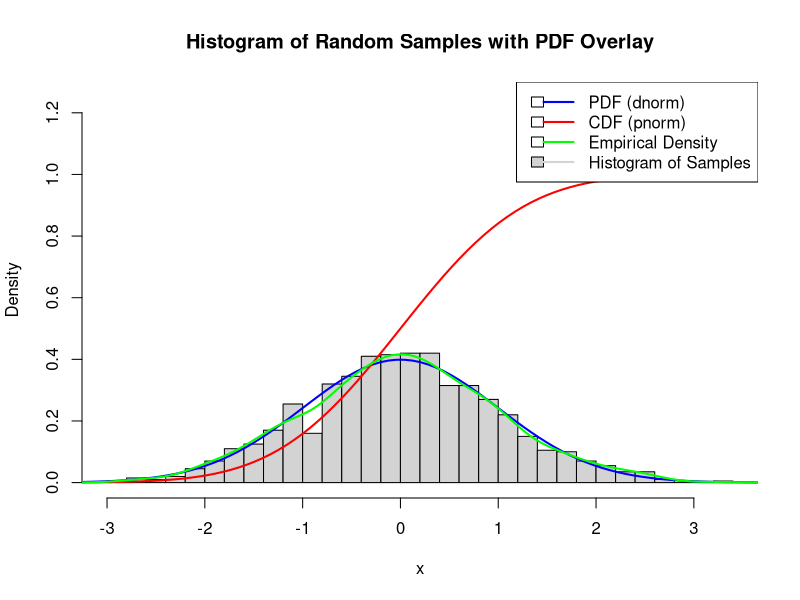

Write R code to recreate this figure.
dnorm(0.25, mean = 0, sd = 1)
dnorm(0.5, mean = 0, sd = 1)
dnorm(0.005, mean = 0, sd = 1)
dnorm(5, mean = 0, sd = 1)
dnorm(0.01, mean = 0, sd = 1)

mean <- 0
sd <- 1
set.seed(123) # For reproducibility
samples <- rnorm(1000, mean, sd)
hist(samples,
  breaks = 30, probability = TRUE, col = "lightgray",
  main = "Histogram of Random Samples with PDF Overlay",
  xlab = "x", ylab = "Density", ylim = c(0, 1.25)
)

x <- seq(-4, 4, length.out = 100)
lines(x, dnorm(x, mean, sd), col = "blue", lwd = 2)

x <- seq(-4, 4, length.out = 100)
lines(x, pnorm(x, mean, sd), type = "l", lwd = 2, col = "red")

lines(density(samples), col = "green", lwd = 2)

legend("topright",
  legend = c("PDF (dnorm)", "CDF (pnorm)", "Empirical Density", "Histogram of Samples"),
  col = c("blue", "red", "green", "lightgray"), lwd = 2, fill = c(NA, NA, NA, "lightgray")
)
